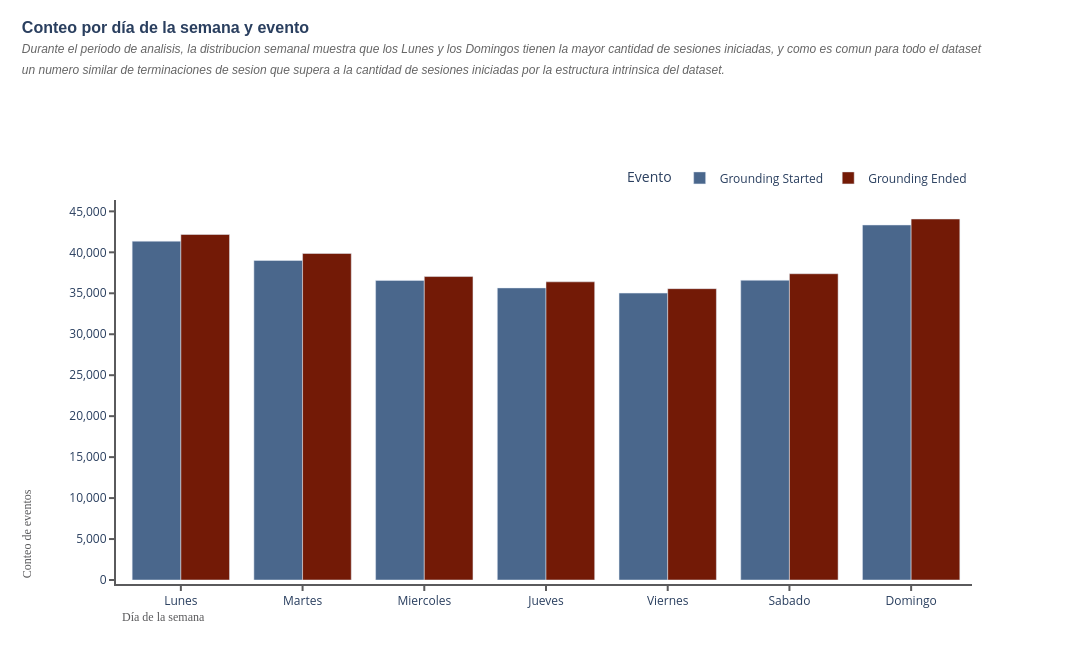

Notebook source saved alongside this figure:
### Code cell
#? 6. Visualizacion con Plotly de la agrupacion por dia de la semana con el conteo de eventos por cada dia
agrupacion_dia_semana_plot = agrupacion_dia_semana.reset_index().melt(id_vars='dia_semana', value_vars=['Grounding Started', 'Grounding Ended'], var_name='event', value_name='conteo')


#? 6.1 Definimos un grafico de barras en un estilo similar al de horas, agrupando por el tipo de evento y definiendo un color discreto basado en el evento
fig = px.bar(
    agrupacion_dia_semana_plot,
    x='dia_semana',
    y='conteo',
    color='event',
    barmode='group',
    category_orders={'dia_semana': orden_dias},
    color_discrete_map=EVENT_COLORS,
    title='Conteo por dia de la semana y evento'
)

#? 6.2 Definimos un color y estilo estandar
apply_dashboard_theme(
    fig,
    'Conteo por día de la semana y evento',
    'Durante el periodo de analisis, la distribucion semanal muestra que los Lunes y los Domingos tienen la mayor cantidad de sesiones iniciadas, y como es comun para todo el dataset<br>'
    'un numero similar de terminaciones de sesion que supera a la cantidad de sesiones iniciadas por la estructura intrinsica del dataset.',
    height=650
)
apply_dashboard_axes(fig, x_label='Día de la semana', y_label='Conteo de eventos', x_tick_angle=0, y_axis_style={'tickformat': ','})
fig.update_layout(hovermode='x', legend=dict(title='Evento', orientation='h', yanchor='bottom', y=1.02, xanchor='right', x=1))
fig.show()

### Figure 1 — Plotly figure (JSON) as saved in the notebook; plotly's stock layout.template omitted (floating-point values rounded to 4 significant figures)
{"data": [{"alignmentgroup": "True", "hovertemplate": "event=Grounding Started<br>dia_semana=%{x}<br>conteo=%{y}<extra></extra>", "legendgroup": "Grounding Started", "marker": {"color": "#4A678C", "pattern": {"shape": ""}}, "name": "Grounding Started", "offsetgroup": "Grounding Started", "orientation": "v", "showlegend": true, "textposition": "auto", "x": ["Lunes", "Martes", "Miercoles", "Jueves", "Viernes", "Sabado", "Domingo"], "xaxis": "x", "y": [41359, 39000, 36574, 35655, 35022, 36590, 43336], "yaxis": "y", "type": "bar"}, {"alignmentgroup": "True", "hovertemplate": "event=Grounding Ended<br>dia_semana=%{x}<br>conteo=%{y}<extra></extra>", "legendgroup": "Grounding Ended", "marker": {"color": "#731A06", "pattern": {"shape": ""}}, "name": "Grounding Ended", "offsetgroup": "Grounding Ended", "orientation": "v", "showlegend": true, "textposition": "auto", "x": ["Lunes", "Martes", "Miercoles", "Jueves", "Viernes", "Sabado", "Domingo"], "xaxis": "x", "y": [42174, 39858, 37043, 36397, 35563, 37385, 44067], "yaxis": "y", "type": "bar"}], "layout": {"xaxis": {"anchor": "y", "domain": [0.0, 1.0], "title": {"text": ""}, "categoryorder": "array", "categoryarray": ["Lunes", "Martes", "Miercoles", "Jueves", "Viernes", "Sabado", "Domingo"], "showgrid": false, "showline": true, "linewidth": 2, "linecolor": "#5A5A5C", "tickangle": 0, "ticks": "outside", "tickwidth": 2, "tickcolor": "#5A5A5C"}, "yaxis": {"anchor": "x", "domain": [0.0, 1.0], "title": {"text": ""}, "showgrid": false, "showline": true, "linewidth": 2, "linecolor": "#5A5A5C", "ticks": "outside", "tickwidth": 2, "tickcolor": "#5A5A5C", "tickformat": ","}, "legend": {"title": {"text": "Evento"}, "tracegroupgap": 0, "orientation": "h", "yanchor": "bottom", "y": 1.02, "xanchor": "right", "x": 1}, "title": {"text": "<b>Conteo por día de la semana y evento</b><br><i><span style='font-size:12px;font-weight:200;color:#666'>Durante el periodo de analisis, la distribucion semanal muestra que los Lunes y los Domingos tienen la mayor cantidad de sesiones iniciadas, y como es comun para todo el dataset<br>un numero similar de terminaciones de sesion que supera a la cantidad de sesiones iniciadas por la estructura intrinsica del dataset.</span></i>", "font": {"size": 16, "family": "Arial"}, "x": 0.02, "xanchor": "left", "y": 0.95}, "barmode": "group", "margin": {"l": 120, "r": 120, "b": 70, "t": 200, "pad": 4}, "autosize": false, "width": 1200, "height": 650, "paper_bgcolor": "rgba(0,0,0,0)", "plot_bgcolor": "rgba(0,0,0,0)", "annotations": [{"font": {"color": "#5A5A5C", "family": "Arial Black", "size": 12}, "showarrow": false, "text": "Día de la semana", "x": 0, "xanchor": "left", "xref": "paper", "y": -0.12, "yanchor": "bottom", "yref": "paper"}, {"font": {"color": "#5A5A5C", "family": "Arial Black", "size": 12}, "showarrow": false, "text": "Conteo de eventos", "textangle": -90, "x": -0.12, "xanchor": "left", "xref": "paper", "y": 0, "yanchor": "bottom", "yref": "paper"}], "hovermode": "x"}}
